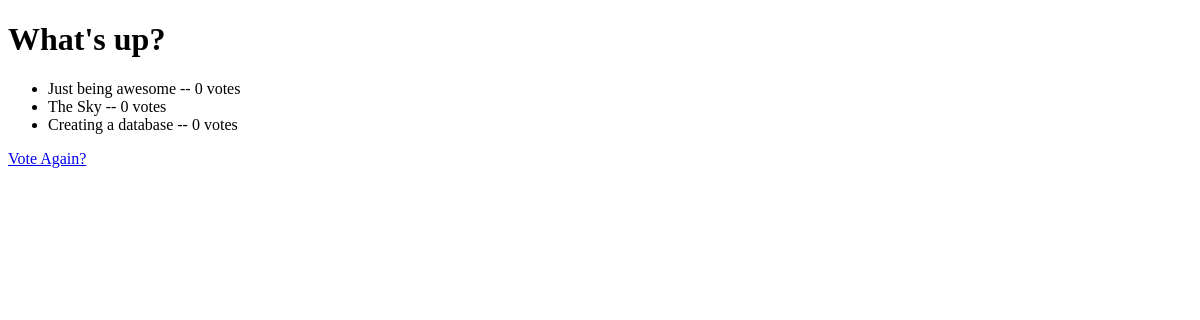
/polls/1/results/, run on an earlier commit of the app's database.
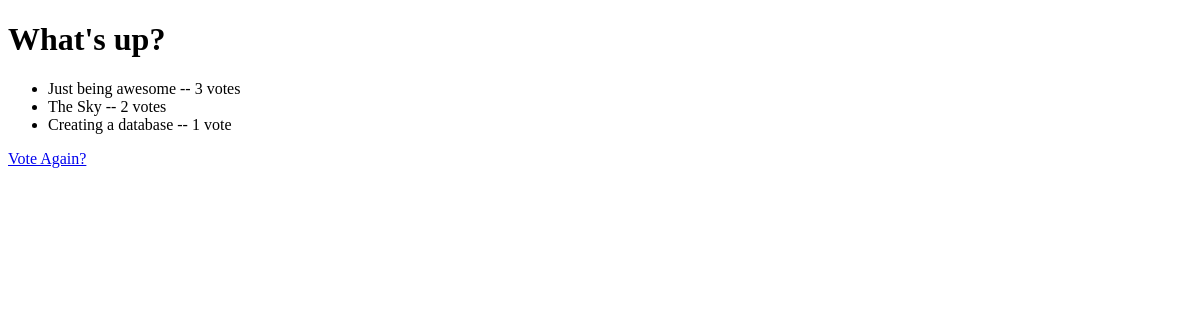
And on a later commit of the database.
### polls/models.py (models this page shows, shortened)
class Choice(models.Model):
    question = models.ForeignKey(Question, on_delete=models.CASCADE)
    choice_text = models.CharField(max_length=200)
    votes = models.IntegerField(default=0)

### polls/views.py (the view)
# urls.py: url(r'^(?P<pk>[0-9]+)/results/$', views.ResultsView.as_view(), name='results'),
class ResultsView(generic.DetailView):
    model = Question
    template_name = 'polls/results.html'

### polls/templates/polls/results.html (shortened to what this page needs)
<!DOCTYPE html>
<html lang="en">
<head>
</head>
<body>
<h1>{{question.question_text}}</h1>
<ul>
    {% for choice in question.choice_set.all %}
    <li>{{choice.choice_text}} -- {{choice.votes}} vote{{choice.votes | pluralize}}</li>
    {% endfor %}
</ul>
<a href="{% url 'polls:detail' question.id %}">Vote Again?</a>
</body>
</html>

What changed in the data, as far as the page shows it:
changed Choice "Just being awesome": votes "0" → "3"
changed Choice "The Sky": votes "0" → "2"
changed Choice "Creating a database": votes "0" → "1"; votes|pluralize "s" → (not shown)
